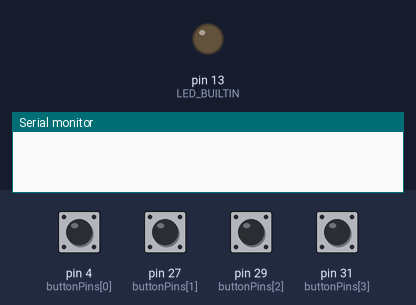
The sketch below on a simulated Arduino Mega 2560, built with avr-gcc and run on an emulated ATmega2560. On the bench: output pins drawn as LEDs (lit = HIGH), the last lines printed to the serial monitor. Dashed ring = blinking. Inputs (shaded band) come from the test bench; at power-on: pin 4 (buttonPins[0]), pin 27 (buttonPins[1]), pin 29 (buttonPins[2]), pin 31 (buttonPins[3]) HIGH.

Above: at 1.2 s.
1.3 s: pin 4 (buttonPins[0]) pulled LOW for 0.15 s
4.3 s: pin 27 (buttonPins[1]) pulled LOW for 0.15 s
At 4.7 s:
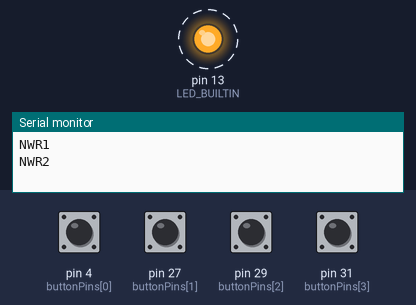
7.3 s: pin 29 (buttonPins[2]) pulled LOW for 0.15 s
At 8.3 s:
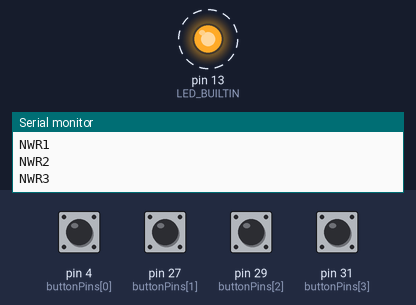
Timing chart, 0 to 16.3 s (numbered marks = the images above; inputs shaded):
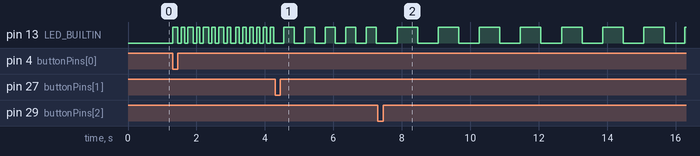

The sketch:

milis.ino
```cpp
const int buttonPins[4] = {4, 27, 29, 31};
const unsigned long intervals[4] = {
  100,   // Pin 25
  300,   // Pin 27
  600,  // Pin 29
  1000   // Pin 31
};

const char* serialMessages[4] = {
  "NWR1",
  "NWR2",
  "NWR3",
  "NWR4"
};

bool lastButtonState[4] = {HIGH, HIGH, HIGH, HIGH};  // Simpan status sebelumnya

unsigned long currentInterval = 2000;
unsigned long prevMillis = 0;
bool ledState = false;

void setup() {
  Serial.begin(115200);
  pinMode(LED_BUILTIN, OUTPUT);

  for (int i = 0; i < 4; i++) {
    pinMode(buttonPins[i], INPUT_PULLUP);
  }
}

void loop() {
  // Tombol: cek perubahan dan kirim string jika baru ditekan
  for (int i = 3; i >= 0; i--) {
    int state = digitalRead(buttonPins[i]);
    // Serial.print(state);
    // Serial.print(" ");

    // Jika tombol baru saja ditekan
    if (state == LOW && lastButtonState[i] == HIGH) {
      Serial.println(serialMessages[i]);  // Kirim "NWRx"
      currentInterval = intervals[i];     // Set interval blink
    }

    lastButtonState[i] = state;  // Simpan status untuk perbandingan
  }

  Serial.println();

  // Blink LED
  unsigned long now = millis();
  if (now - prevMillis >= currentInterval) {
    prevMillis = now;
    ledState = !ledState;
    digitalWrite(LED_BUILTIN, ledState);
  }

  delay(50);
}
```

Measured:
- after the input at 4.3 s, pin 13 (LED_BUILTIN): alternates HIGH for 0.30 s and LOW for 0.30 s, starting after 0.26 s
- after the input at 7.3 s, pin 13 (LED_BUILTIN): alternates HIGH for 0.60 s and LOW for 0.60 s, starting after 0.56 s
- by itself, pin 13 (LED_BUILTIN): alternates HIGH for 0.10 s and LOW for 0.10 s
